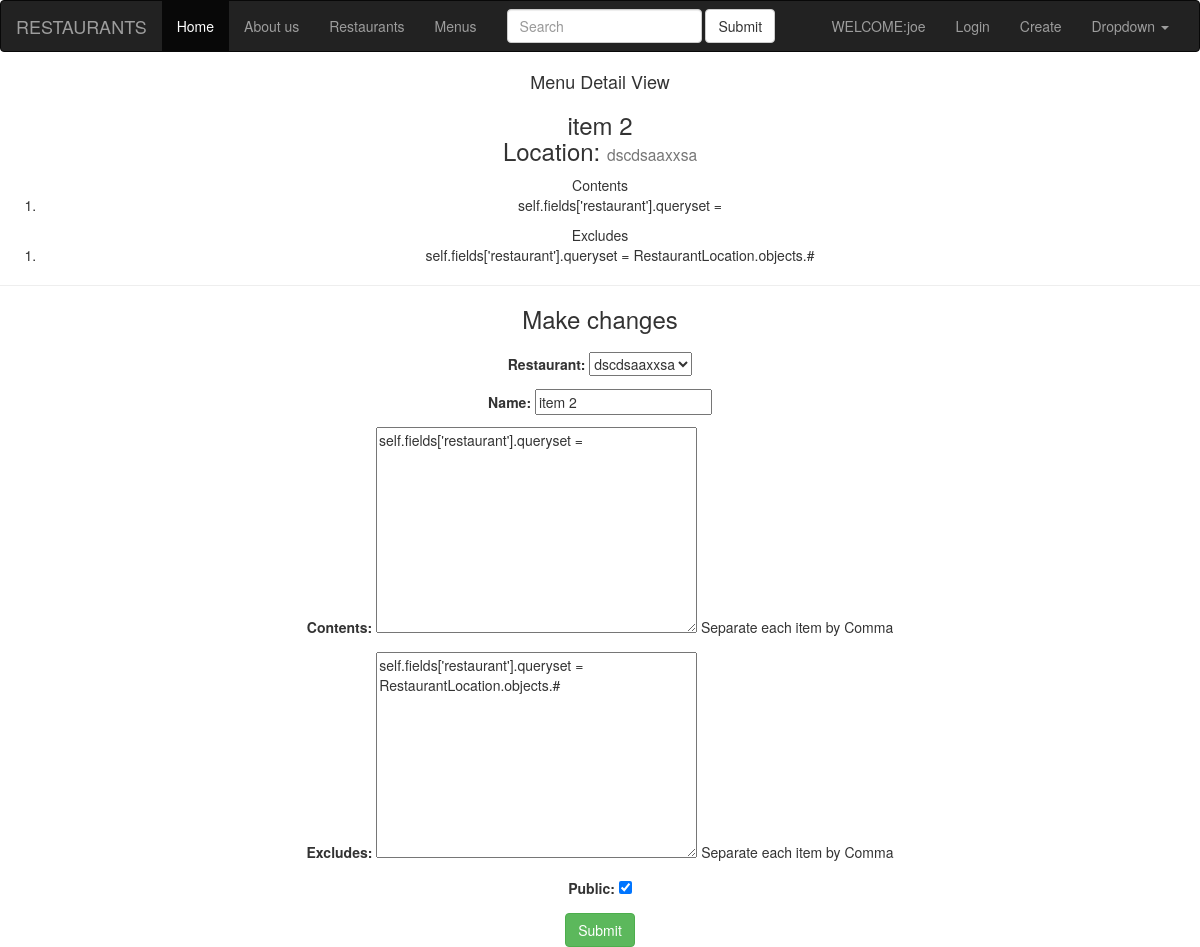
The page /menus/7/ (signed in) on the database its author committed.
### accounts/models.py (models this page shows, shortened)
class User(AbstractBaseUser):
    email     =     models.EmailField(max_length=255,unique=True)
    full_name =     models.CharField(max_length=255)
    active    =     models.BooleanField(default=True) # can login or not
    staff     =     models.BooleanField(default=False) # staff user non super user
    admin     =     models.BooleanField(default=False) #super user
    timestamp =     models.DateTimeField(auto_now_add=True)
    USERNAME_FIELD = 'email'
    REQUIRED_FIELDS = ['full_name']
    objects = UserManager()
    def __str__(self):
        return self.email
    USERNAME_FIELD = 'email'
    @property
    def is_active(self):
        return self.active

### menus/models.py (models this page shows, shortened)
class Item(models.Model):
    user        = models.ForeignKey(settings.AUTH_USER_MODEL)
    restaurant  = models.ForeignKey(RestaurantLocation)
    name        = models.CharField(max_length=300)
    contents    = models.TextField(help_text='Separate each item by Comma')
    excludes    = models.TextField(blank=True, null=True,help_text='Separate each item by Comma')
    public      = models.BooleanField(default=True)
    timestamp   = models.DateTimeField(auto_now_add=True)  #when it was created/ added
    updated     = models.DateTimeField(auto_now=True) #when it was updated/changed
    class Meta:
        ordering = ['-updated','-timestamp']
    def get_contents(self):
        return self.contents.split(",")
    def get_excludes(self):
        return self.excludes.split(",")

### restaurants/models.py (models this page shows, shortened)
class RestaurantLocation(models.Model):
    owner     =      models.ForeignKey(User)
    name      =      models.CharField(max_length=120)
    location  =      models.CharField(max_length=120,blank=True, null=True)
    category  =      models.CharField(max_length=120,blank=False, null=True)
    timestamp =      models.DateTimeField(auto_now_add=True)  #when it was created/ added
    updated   =      models.DateTimeField(auto_now=True) #when it was updated/changed
    slug      =      models.SlugField(unique=True,blank=True, null=True)
    def __str__(self):
        return self.name

### menus/views.py (the view)
# urls.py: url(r'^(?P<pk>\d+)/$',ItemUpdateView.as_view(),name='detail'),
class ItemUpdateView(LoginRequiredMixin,UpdateView):
    form_class = ItemForm
    template_name = 'menus/detail-update.html'
    def get_queryset(self):
        return Item.objects.filter(user=self.request.user)
    def get_form_kwargs(self):
        kwargs = super(ItemUpdateView,self).get_form_kwargs()
        kwargs['user'] = self.request.user
        return kwargs

### menus/forms.py
class ItemForm(forms.ModelForm):
    class Meta:
        model = Item
        fields = [
            'restaurant',
            'name',
            'contents',
            'excludes',
            'public'
        ]
    def __init__(self,user=None, *args, **kwargs):
        print(user)
        super(ItemForm,self).__init__(*args,**kwargs)
        self.fields['restaurant'].queryset = RestaurantLocation.objects.filter(owner=user)#.exclude(item__isnull=False)#none()

### menus/templates/menus/detail-update.html (shortened to what this page needs)
{% extends "restaurants/base.html" %}
{% block content %}
<h4 style="text-align:center;">Menu Detail View</h4>
<div style="text-align:center;">
    <h3>{{form.instance.name}} <br>
Location: <small>{{form.instance.restaurant.name}}</small></h3>
    {% if form.instance.contents %}
    Contents
            <ol>
                {% for item in form.instance.get_contents  %}
                    <li>{{item}}</li>
                {% endfor %}
            </ol>
            {% endif %}
            {% if form.instance.excludes %}
            Excludes
            <ol>
                {% for item in form.instance.get_excludes  %}
                    <li>{{item}}</li>
                {% endfor %}
            </ol>
            {% endif %}
            <hr>
            <h3>Make changes</h3>
            {% include "restaurants/form-edit.html" with form=form %}
</div>
{% endblock content %}

### restaurants/templates/restaurants/base.html (shortened to what this page needs)
{% load staticfiles %}
<!DOCTYPE html>
<html lang="en">
<head>
        <link href="{% static "css/bootstrap.min.css" %}" rel="stylesheet">
        <link href="{% static "css/base.css" %}" rel="stylesheet">
</head>
<body>
        <nav class="navbar navbar-inverse">
                <div class="container-fluid">
                  <div class="navbar-header">
                    <a class="navbar-brand" href="#">RESTAURANTS</a>
                  </div>
                  <div class="collapse navbar-collapse" id="bs-example-navbar-collapse-1">
                    <ul class="nav navbar-nav">
                      <li class="active"><a href="{% url 'Restaurant:home' %}">Home <span class="sr-only">(current)</span></a></li>
                      <li><a href="{% url 'Restaurant:about' %}">About us</a></li>
                     {% if request.user.is_authenticated %}
                      <li><a href="{% url 'Restaurant:list' %}">Restaurants</a></li>
                      <li><a href="{% url 'Menus:list' %}">Menus</a></li>
                      {% endif%}
                    </ul>
                    <form class="navbar-form navbar-left">
                      <div class="form-group">
                        <input type="text" class="form-control" placeholder="Search">
                      </div>
                      <button type="submit" class="btn btn-default">Submit</button>
                    </form>
                    <ul class="nav navbar-nav navbar-right">
                    <li><a href="#">WELCOME:{{request.user.full_name}}</a></li>
                      <li><a href="{% url 'Accounts:login' %}">Login</a></li>
                      <li><a href="{% url 'Restaurant:restaurants-create' %}">Create</a></li>
                      <li class="dropdown">
                        <a href="#" class="dropdown-toggle" data-toggle="dropdown" role="button" aria-haspopup="true" aria-expanded="false">Dropdown <span class="caret"></span></a>
                      </li>
                    </ul>
                  </div>
                </div>
              </nav>
    {% block content %}
    {% endblock content %}
</body>
</html>

### restaurants/templates/restaurants/form-edit.html (shortened to what this page needs)
{% block content %}
<div style="text-align:center;">
    <form action="" method="POST"> {% csrf_token %}
        {{form.as_p}}
        <input type="Submit" name="SUBMIT" class="btn btn-success">
    </form>
</div>
{% endblock content %}

### rows shown on the page
User: user.full_name "joe"
Item: instance.name "item 2", instance.restaurant.name "dscdsaaxxsa", get_contents "self.fields['restaurant'].queryset =", get_excludes "self.fields['restaurant'].queryset = RestaurantLocation.objects.#", restaurant "dscdsaaxxsa", contents "self.fields['restaurant'].queryset =", excludes "self.fields['restaurant'].queryset = RestaurantLocation.objects.#", public "☑"
RestaurantLocation: name "item 2"
